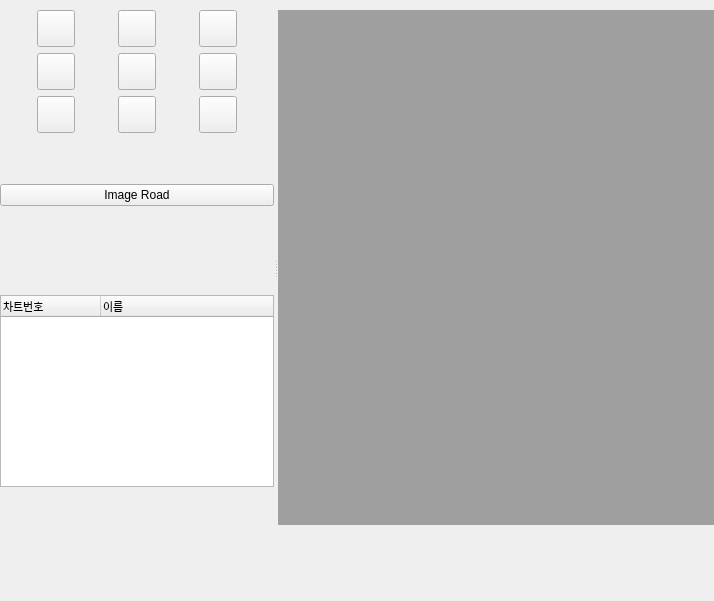
<?xml version="1.0" encoding="UTF-8"?>
<ui version="4.0">
 <class>ImageManagementForm</class>
 <widget class="QWidget" name="ImageManagementForm">
  <property name="geometry">
   <rect>
    <x>0</x>
    <y>0</y>
    <width>714</width>
    <height>601</height>
   </rect>
  </property>
  <property name="windowTitle">
   <string>Form</string>
  </property>
  <widget class="QSplitter" name="splitter">
   <property name="geometry">
    <rect>
     <x>0</x>
     <y>10</y>
     <width>849</width>
     <height>515</height>
    </rect>
   </property>
   <property name="orientation">
    <enum>Qt::Horizontal</enum>
   </property>
   <widget class="QWidget" name="layoutWidget_2">
    <layout class="QVBoxLayout" name="verticalLayout_4">
     <item>
      <layout class="QGridLayout" name="gridLayout_3">
       <item row="2" column="1">
        <widget class="QToolButton" name="horizontalToolButton_2">
         <property name="text">
          <string/>
         </property>
         <property name="iconSize">
          <size>
           <width>30</width>
           <height>30</height>
          </size>
         </property>
        </widget>
       </item>
       <item row="2" column="0">
        <widget class="QToolButton" name="verticalToolButton_2">
         <property name="text">
          <string/>
         </property>
         <property name="iconSize">
          <size>
           <width>30</width>
           <height>30</height>
          </size>
         </property>
        </widget>
       </item>
       <item row="1" column="1">
        <widget class="QToolButton" name="leftToolButton_2">
         <property name="text">
          <string/>
         </property>
         <property name="iconSize">
          <size>
           <width>30</width>
           <height>30</height>
          </size>
         </property>
        </widget>
       </item>
       <item row="2" column="2">
        <widget class="QToolButton" name="toolButton_10">
         <property name="text">
          <string/>
         </property>
         <property name="iconSize">
          <size>
           <width>30</width>
           <height>30</height>
          </size>
         </property>
        </widget>
       </item>
       <item row="0" column="1">
        <widget class="QToolButton" name="zoomOutToolButton_2">
         <property name="text">
          <string/>
         </property>
         <property name="iconSize">
          <size>
           <width>30</width>
           <height>30</height>
          </size>
         </property>
        </widget>
       </item>
       <item row="1" column="0">
        <widget class="QToolButton" name="rightToolButton_2">
         <property name="text">
          <string/>
         </property>
         <property name="iconSize">
          <size>
           <width>30</width>
           <height>30</height>
          </size>
         </property>
        </widget>
       </item>
       <item row="1" column="2">
        <widget class="QToolButton" name="morphingToolButton_2">
         <property name="text">
          <string/>
         </property>
         <property name="iconSize">
          <size>
           <width>30</width>
           <height>30</height>
          </size>
         </property>
        </widget>
       </item>
       <item row="0" column="2">
        <widget class="QToolButton" name="sharpeningToolButton_2">
         <property name="text">
          <string/>
         </property>
         <property name="iconSize">
          <size>
           <width>30</width>
           <height>30</height>
          </size>
         </property>
        </widget>
       </item>
       <item row="0" column="0">
        <widget class="QToolButton" name="zoomInToolButton_2">
         <property name="text">
          <string/>
         </property>
         <property name="iconSize">
          <size>
           <width>30</width>
           <height>30</height>
          </size>
         </property>
        </widget>
       </item>
      </layout>
     </item>
     <item>
      <layout class="QVBoxLayout" name="verticalLayout_5">
       <item>
        <spacer name="verticalSpacer_5">
         <property name="orientation">
          <enum>Qt::Vertical</enum>
         </property>
         <property name="sizeHint" stdset="0">
          <size>
           <width>20</width>
           <height>18</height>
          </size>
         </property>
        </spacer>
       </item>
       <item>
        <widget class="QPushButton" name="imageRoadButton_2">
         <property name="text">
          <string>Image Road</string>
         </property>
        </widget>
       </item>
       <item>
        <spacer name="verticalSpacer_6">
         <property name="orientation">
          <enum>Qt::Vertical</enum>
         </property>
         <property name="sizeHint" stdset="0">
          <size>
           <width>20</width>
           <height>17</height>
          </size>
         </property>
        </spacer>
       </item>
      </layout>
     </item>
     <item>
      <layout class="QVBoxLayout" name="verticalLayout_6">
       <item>
        <spacer name="verticalSpacer_7">
         <property name="orientation">
          <enum>Qt::Vertical</enum>
         </property>
         <property name="sizeHint" stdset="0">
          <size>
           <width>20</width>
           <height>38</height>
          </size>
         </property>
        </spacer>
       </item>
       <item>
        <widget class="QTreeWidget" name="treeWidget_2">
         <property name="font">
          <font>
           <family>고도 M</family>
           <pointsize>8</pointsize>
          </font>
         </property>
         <column>
          <property name="text">
           <string>차트번호</string>
          </property>
         </column>
         <column>
          <property name="text">
           <string>이름</string>
          </property>
         </column>
        </widget>
       </item>
       <item>
        <spacer name="verticalSpacer_8">
         <property name="orientation">
          <enum>Qt::Vertical</enum>
         </property>
         <property name="sizeHint" stdset="0">
          <size>
           <width>20</width>
           <height>38</height>
          </size>
         </property>
        </spacer>
       </item>
      </layout>
     </item>
    </layout>
   </widget>
   <widget class="QMdiArea" name="mdiArea1">
    <property name="viewMode">
     <enum>QMdiArea::TabbedView</enum>
    </property>
   </widget>
  </widget>
 </widget>
 <resources/>
 <connections/>
</ui>
